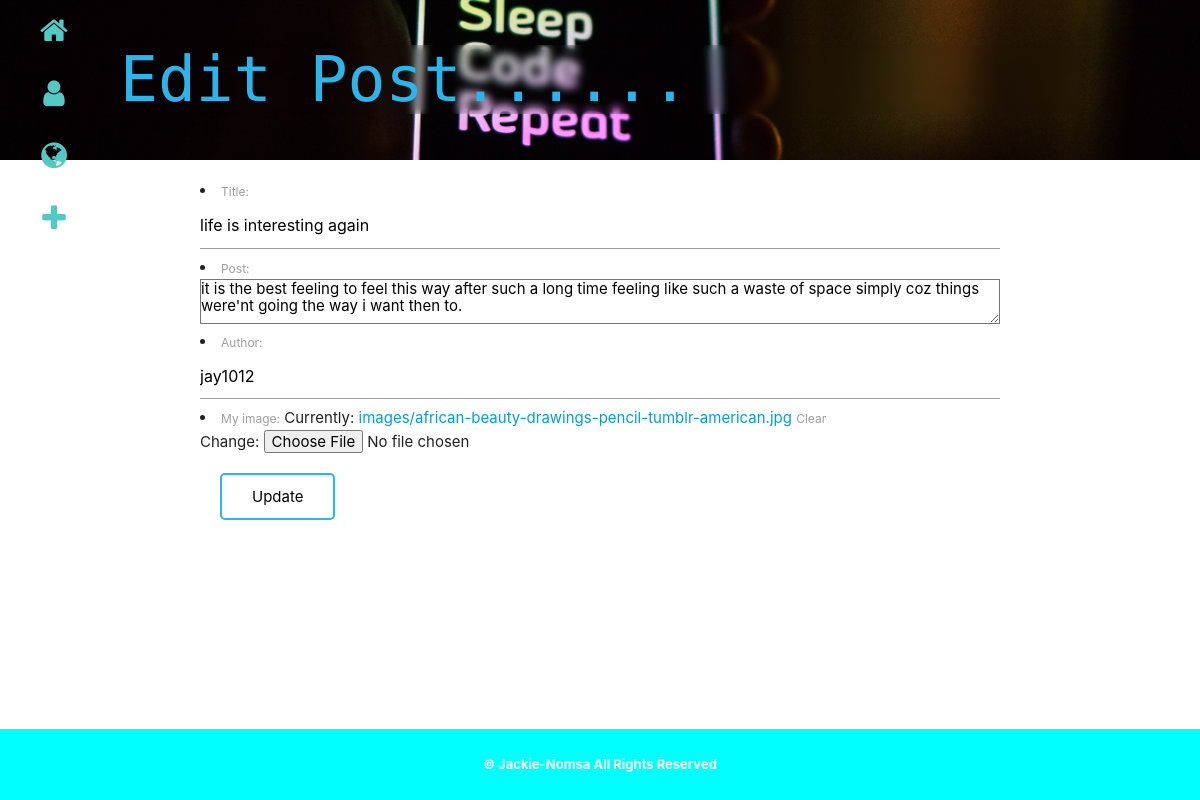
/edit/19, run on the app's committed database.
### posts/models.py (models this page shows, shortened)
class Posts(models.Model):
    title = models.CharField(max_length=50)
    post = models.TextField(null=False)
    author = models.CharField(max_length=30, default='Jackie')
    my_image = models.ImageField(null=True,blank=True, upload_to='images/')
    date_posted = models.DateTimeField(auto_now_add=True, auto_now=False)
    date_updated = models.DateTimeField(auto_now_add=False, auto_now=True)

### posts/views.py (the view, shortened to what this page needs)
# urls.py: path('edit/<int:id>', views.edit_post,name='edit'),
def edit_post(request,id):
    current_post = Posts.objects.get(pk=id)
    form = CreatePost(instance=current_post)
    return render(request,'posts/add.html',{'form':form,'title':'Edit Post','button':'Update'})

### posts/forms.py
class CreatePost(forms.ModelForm):
    class Meta:
        model = Posts
        fields = ['title','post','author','my_image']

### posts/templates/posts/add.html (shortened to what this page needs)
{% extends 'posts/home.html' %} {% load static %}  {% block body %}
<div class="add">
  <h1>{{title}}......</h1>
</div>
<div class="my-container add-new">
  <form action="/add/" method="POST" enctype="multipart/form-data">
    {% csrf_token %} {{form.as_ul}}
    <button type="submit" name="save" class="my-btn">{{button}}</button>
  </form>
</div>
{% endblock %}

### posts/static/css/style.css (style rules this page uses)
*, html { padding: 0; margin: 0; box-sizing: border-box; }
.my-container { width: 80%; margin: auto; }
.add { margin: 0; display: grid; place-items: center; background-image: url("/static/images/3.jpg"); background-position: center; background-size: cover; width: 100%; height: 20vh; color: rgb(43, 181, 235); }
.add h1 { width: 80%; margin: auto; font-family: "Syne Mono", monospace; backdrop-filter: blur(4px); }
.add-new { padding: 20px; }
.my-btn { margin: 20px; }
button { background-color: #fff; border: 2px solid rgb(43, 181, 235); color: #000; padding: 13px 30px; text-align: center; text-decoration: none; display: inline-block; transition-duration: 0.4s; cursor: pointer; border-radius: 5px; }
@media only screen and (min-width: 900px) { .my-container { width: 70%; } }

### data on the page
Posts: title "life is interesting again", post "it is the best feeling to feel this way after such a long time feeling like such a waste of space simply coz things were'nt going the way i want then to.", author "jay1012"

### other printed values
{{ title }} "Edit Post"
{{ button }} "Update"
